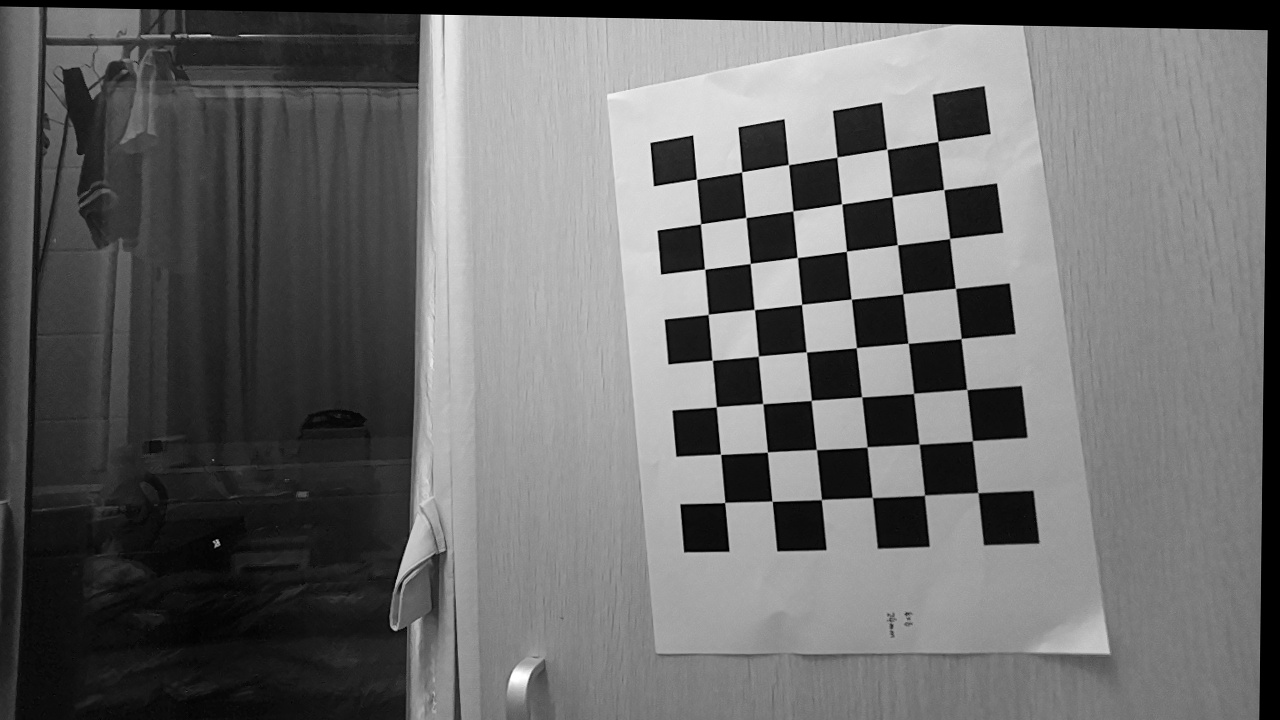
#> input picture scripts/calibrate_related/frame_0000_left.jpg, 1280 x 720 px
$ jupyter execute camera_tf.ipynb   (shell and % lines are left out)
#> lines starting #> are read from the running program, lines starting #| are printed output that depends on the picture
[cell 1]
import numpy as np
import cv2
import matplotlib.pyplot as plt

Load the camera matrix and distortion.

[cell 2]
R_cam = np.load("Cameramatrix_R.npy")
#> (reads scripts/calibrate_related/Cameramatrix_R.npy from the repository)
L_cam = np.load("Cameramatrix_L.npy")
#> (reads scripts/calibrate_related/Cameramatrix_L.npy from the repository)
R_dist = np.load("Dist_R.npy")
#> (reads scripts/calibrate_related/Dist_R.npy from the repository)
L_dist = np.load("Dist_L.npy")
#> (reads scripts/calibrate_related/Dist_L.npy from the repository)
R_rvec = np.load("rvec_R.npy")
L_rvec = np.load("rvec_L.npy")
R_tvec = np.load("tvec_R.npy")
L_tvec = np.load("tvec_L.npy")

Load Right Image and Draw its corner

[cell 3]
# Defining the dimensions of checkerboard
CHECKERBOARD = (8,6)
criteria = (cv2.TERM_CRITERIA_EPS + cv2.TERM_CRITERIA_MAX_ITER, 24, 0.001)

# Creating vector to store vectors of 3D points for each checkerboard image
objpoints1 = []
objpoints2 = []
# Creating vector to store vectors of 2D points for each checkerboard image
imgpoints1 = []
imgpoints2 = []


# Defining the world coordinates for 3D points
objp = np.zeros((1, CHECKERBOARD[0]*CHECKERBOARD[1], 3), np.float32)
objp[0,:,:2] = np.mgrid[0:CHECKERBOARD[0], 0:CHECKERBOARD[1]].T.reshape(-1, 2)
prev_img_shape = None

[cell 4]
fname = "frame_0000_left.jpg"
img = cv2.imread(fname)
#> img is the input picture: shape (720, 1280, 3); min 0, max 255, mean 106.5
gray = cv2.cvtColor(img,cv2.COLOR_BGR2GRAY)
ret, corners = cv2.findChessboardCorners(gray, CHECKERBOARD, cv2.CALIB_CB_ADAPTIVE_THRESH+
    	cv2.CALIB_CB_FAST_CHECK+cv2.CALIB_CB_NORMALIZE_IMAGE)
#> ret = True; corners = 48 rows, first 8: [937.9, 141.3], [943.7, 189.6], [949.6, 238.5], [955.5, 288.4], [961.1, 338.5], [966.8, 389.5], [972.4, 440.7], [977.8, 492.6]
corners2 = cv2.cornerSubPix(gray,corners,(11,11),(-1,-1),criteria)
#> corners2 = 48 rows, first 8: [937.9, 141.4], [943.7, 189.5], [949.6, 238.5], [955.4, 288.3], [961.1, 338.5], [966.7, 389.4], [972.4, 440.7], [977.9, 492.6]
objpoints1.append(objp)
imgpoints1.append(corners2)
img1 = cv2.drawChessboardCorners(img, CHECKERBOARD, corners2, ret)
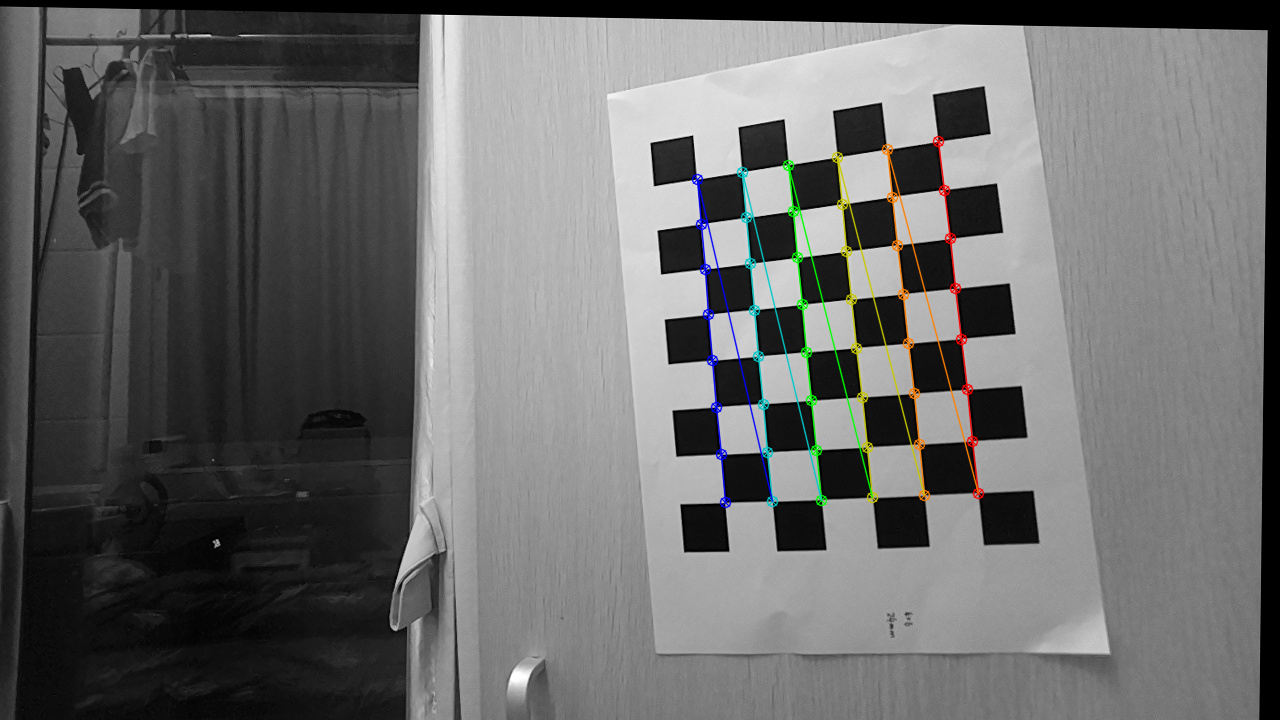
#> img1: shape (720, 1280, 3); mean B, G, R 106.2, 106.7, 106.5
plt.imshow(img1)
plt.show()

[cell 5]
fname = "frame_0000_right.jpg"
img = cv2.imread(fname)
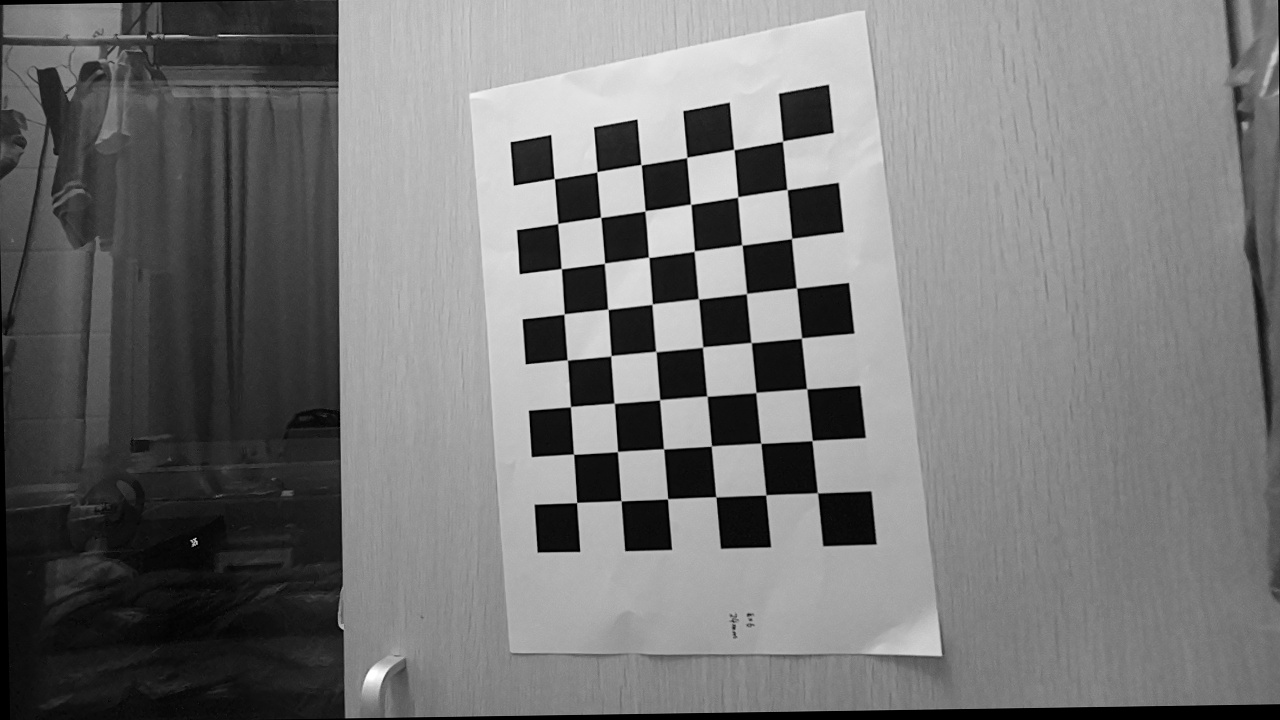
#> input picture scripts/calibrate_related/frame_0000_right.jpg, 1280 x 720 px
#> img is the input picture: shape (720, 1280, 3); min 0, max 255, mean 117.8
gray = cv2.cvtColor(img,cv2.COLOR_BGR2GRAY)
ret, corners = cv2.findChessboardCorners(gray, CHECKERBOARD, cv2.CALIB_CB_ADAPTIVE_THRESH+
    	cv2.CALIB_CB_FAST_CHECK+cv2.CALIB_CB_NORMALIZE_IMAGE)
#> corners = 48 rows, first 8: [782.6, 141.2], [787, 189.5], [791.7, 238.3], [796.5, 288], [801.5, 338], [806.7, 388.8], [812.2, 440.5], [817.4, 492.6]
corners2 = cv2.cornerSubPix(gray,corners,(11,11),(-1,-1),criteria)
#> corners2 = 48 rows, first 8: [782.5, 141.1], [786.9, 189.5], [791.6, 238.5], [796.4, 288], [801.5, 338.1], [806.6, 388.7], [812.1, 440.5], [817.4, 492.8]
objpoints2.append(objp)
imgpoints2.append(corners2)
img2 = cv2.drawChessboardCorners(img, CHECKERBOARD, corners2, ret)
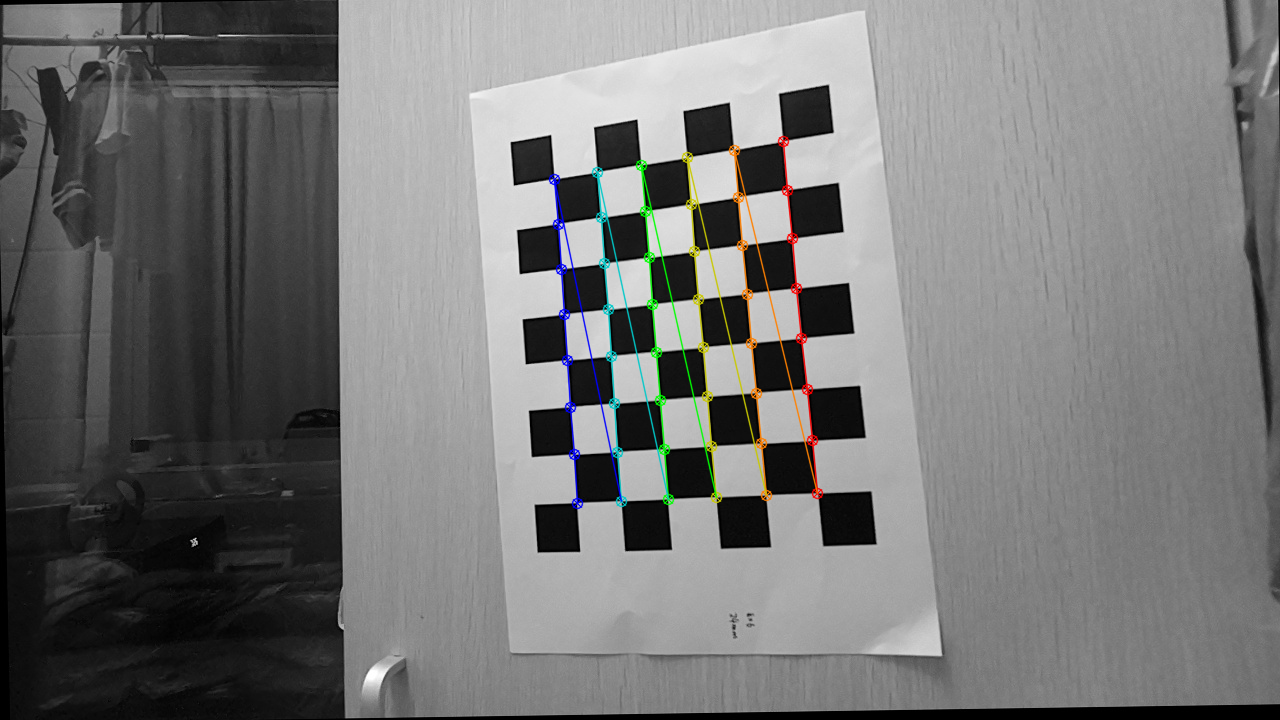
#> img2: shape (720, 1280, 3); mean B, G, R 117.5, 118, 117.8
plt.imshow(img2)
plt.show()

Draw Right Corners to Left Picture

[cell 6]
points3d_l = objpoints1[0]
points3d_r = objpoints2[0]
corners_l = imgpoints1[0]
#> corners_l = 48 rows, first 8: [937.9, 141.4], [943.7, 189.5], [949.6, 238.5], [955.4, 288.3], [961.1, 338.5], [966.7, 389.4], [972.4, 440.7], [977.9, 492.6]
corners_r = imgpoints2[0]
#> corners_r has the same summary as corners2
img_l = img1
img_r = img2
img_hybrid = cv2.drawChessboardCorners(img_l, CHECKERBOARD, corners_r, True)
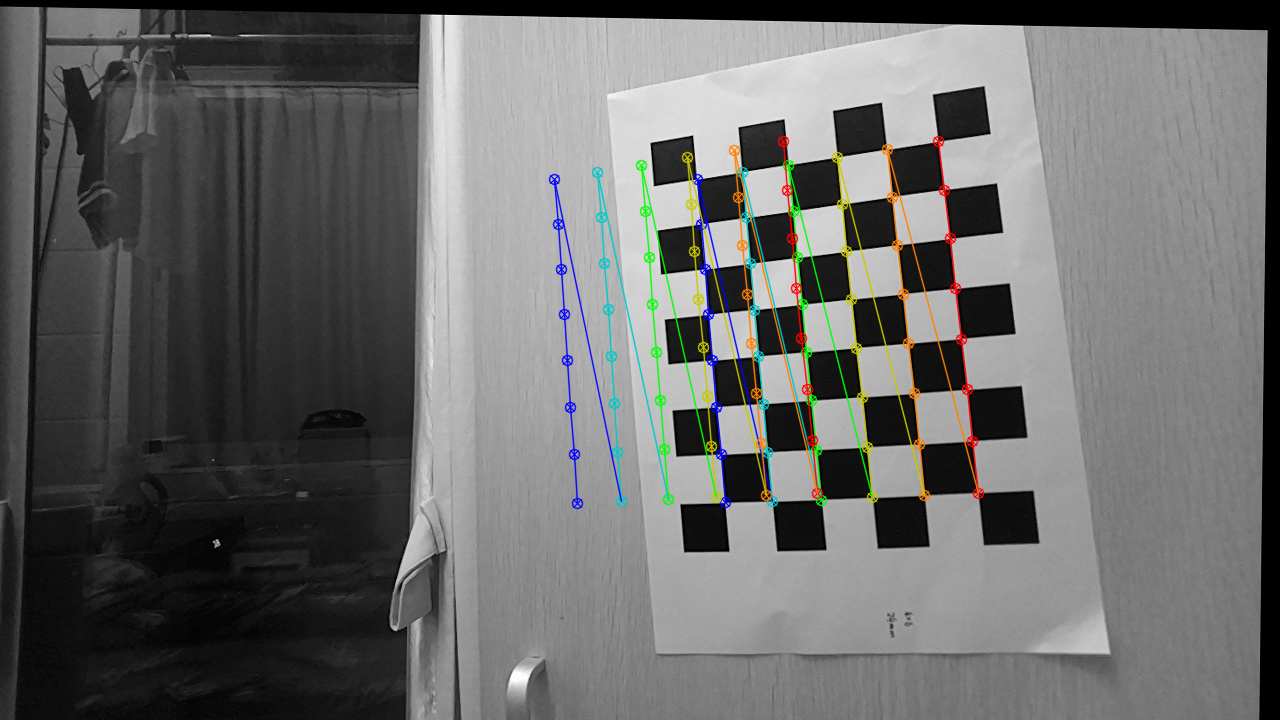
#> img_hybrid: shape (720, 1280, 3); mean B, G, R 105.7, 106.6, 106.2
plt.imshow(img_hybrid)
plt.show()

When we know the corners_r,

[cell 7]
# calculate the [Xc1,Yc1,Zc1]
for i in range(np.shape(corners_r)[0]):
    # knowing u, v calculate Pc
    u = corners_r[i][0][0]
    v = corners_r[i][0][1]
    Pc_r = np.linalg.inv(R_cam)@(np.array([u,v,1]).reshape((3,1)))
    # knowing Pw calculate Pw
    R = np.zeros((3,3))
    cv2.Rodrigues(R_rvec, R)
    Pc_r_ = R@(points3d_l[0][i]).reshape((3,1))+R_tvec.reshape((3,1))
#> this loop made 48 passes
#> (u, v, Pc_r) on passes 1 to 12: (782.5, 141.1, [0.184, -0.205, 1]), (786.9, 189.5, [0.189, -0.145, 1]), (791.6, 238.5, [0.195, -0.0854, 1]), (796.4, 288, [0.201, -0.0247, 1]), (801.5, 338.1, [0.207, 0.0368, 1]), (806.6, 388.7, [0.213, 0.0989, 1]), (812.1, 440.5, [0.22, 0.162, 1]), (817.4, 492.8, [0.226, 0.227, 1]), (733.9, 149.5, [0.124, -0.194, 1]), (737.7, 196.9, [0.128, -0.136, 1]), (741.8, 245, [0.133, -0.0774, 1]), (746.5, 293.5, [0.139, -0.0179, 1])
    # Pc_r == Pc_r_/Pc_r_[-1]
